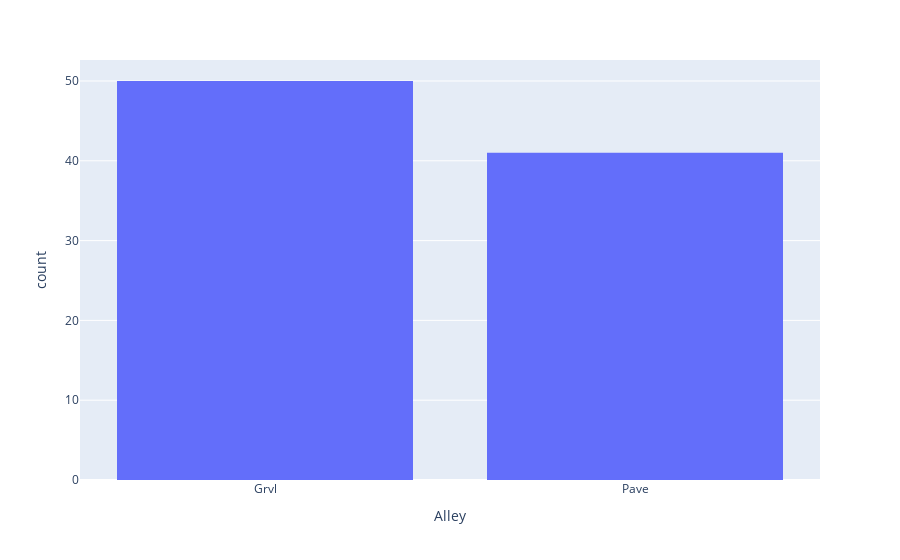

The notebook cell this image was saved under:
### Markdown cell above
### Alley: 

Type of alley access to property

Grvl => Gravel<br >
Pave => Paved<br >
NA => No alley access

### Code cell
explore('Alley')

### Figure 1 — Plotly figure (JSON) as saved in the notebook; plotly's stock layout.template omitted (floating-point values rounded to 4 significant figures; data arrays with more than 128 entries replaced by an {"elided": "..."} marker saying what was removed)
{"data": [{"alignmentgroup": "True", "bingroup": "x", "hovertemplate": "Alley=%{x}<br>count=%{y}<extra></extra>", "legendgroup": "", "marker": {"color": "#636efa", "pattern": {"shape": ""}}, "name": "", "offsetgroup": "", "orientation": "v", "showlegend": false, "type": "histogram", "x": {"elided": "1460 str values"}, "xaxis": "x", "yaxis": "y"}], "layout": {"barmode": "relative", "legend": {"tracegroupgap": 0}, "margin": {"t": 60}, "xaxis": {"anchor": "y", "domain": [0, 1], "title": {"text": "Alley"}}, "yaxis": {"anchor": "x", "domain": [0, 1], "title": {"text": "count"}}}}
